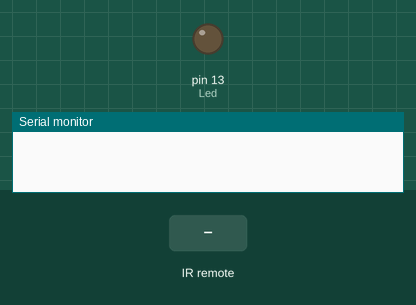
Simulated run of this sketch. Board: Arduino Uno, built with avr-gcc and run on an emulated ATmega328P. On the bench: output pins drawn as LEDs (lit = HIGH), the last lines printed to the serial monitor. The test bench sets the inputs (shaded band).

Above: at 1.2 s.
1.3 s: infrared code 0xFF30CF received
2.8 s: infrared code 0xFF30CF received
At 3.4 s:
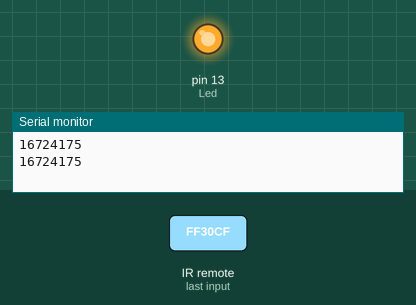
Timing chart, 0 to 5.8 s (numbered marks = the images above; inputs shaded):
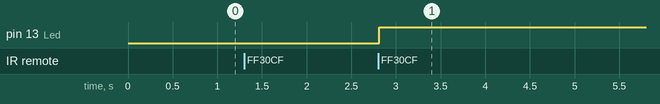

The sketch:

liga_desliga_botao_unico_IR.ino
```cpp
#include <IRremote.h>
int RECV_PIN =10;
IRrecv irrecv(RECV_PIN);
decode_results results;
int Led = 13;
int estado =0;
boolean set = false;
void setup() {
  irrecv.enableIRIn();
pinMode(Led,OUTPUT);
Serial.begin(9600);

}

void loop() {
  if(irrecv.decode(&results))
 {
   Serial.println(results.value,DEC);
   irrecv.resume();
if (results.value ==16724175){
 if (set == false){
    set = true;
  }
  else{
   set = false;
   delay(10);

  }

  if (set == false){
  digitalWrite(Led,HIGH);
  }
  else{
   digitalWrite(Led,LOW);
  }
 }
}
}
```

Measured:
- after the input at 2.8 s, pin 13 (Led): LOW → HIGH at once
